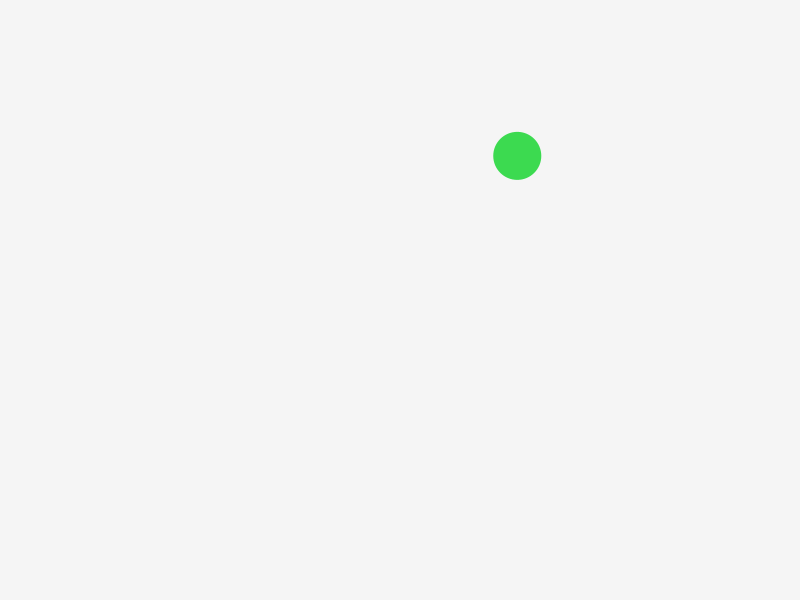
Frame 1 (no input)
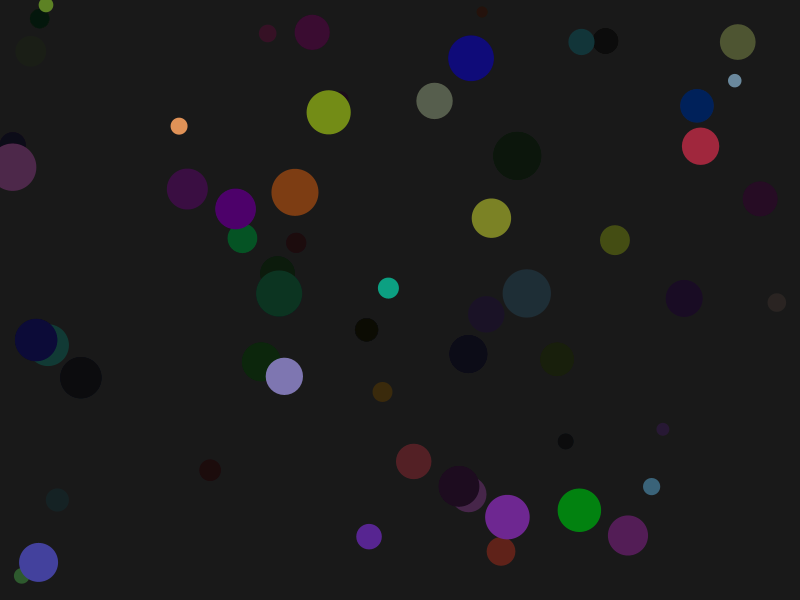
Frame 60 (the mouse pressed at the canvas centre just before this capture)
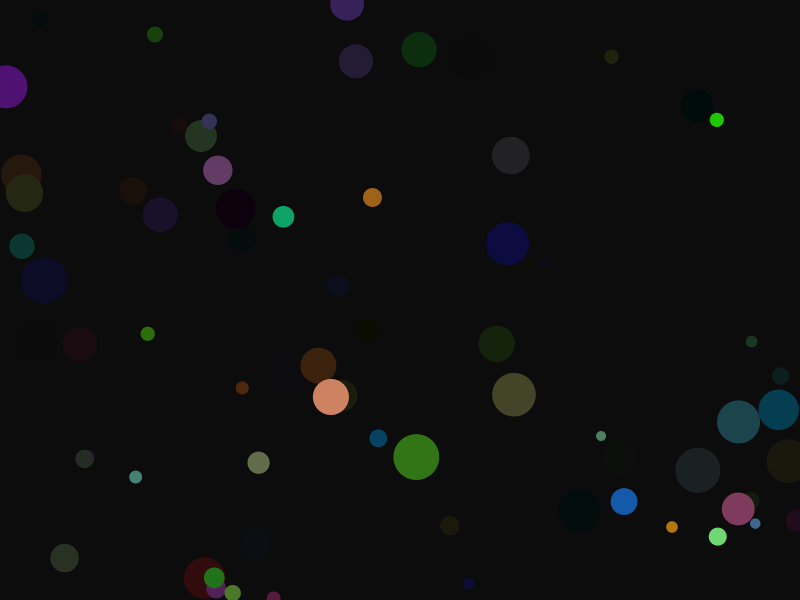
Frame 120 (the mouse held since frame 60 and released just before this capture)

The Processing sketch that drew these frames (run headless with seeded random() and noise(); from frame 60 on, the mouse is pressed at the canvas centre):

// Processing sketch: d07_randomness_and_noise
// ── d07_randomness_and_noise.pde
/*******************************************************************************
 ** Demo #07
 **
 ** Randomness and Noise
 *******************************************************************************/
void setup() {
  size(800, 600);

  background(255);
  noStroke();

  // You can slow things down by setting a lower frameRate.
  // Uncomment for randomVsNoise();
  //frameRate(10);
}

void draw() {
  simpleRandomDemo();

  //randomVsNoise();

  //noise2D();
  
  //noise3D();
}

void mousePressed() {
  // Clear screen and create a burst of random circles
  background(0);

  for (int i = 0; i < 20; i++) {
    fill(random(255), random(255), random(255), random(100, 200));
    ellipse(random(width), random(height), random(20, 80), random(20, 80));
  }
}

// ── S01_SimpleRandomDemo.pde
void simpleRandomDemo() {
  // Technique to make previously drawn items fade out, by drawing a over the
  // entire canvas using a rect that is the same color as the background but has
  // a low opacity.
  fill(0, 10);
  rect(0, 0, width, height);

  // Draw a random circle every frame
  float x = random(width);
  float y = random(height);
  float size = random(10, 50);

  fill(random(255), random(255), random(255));
  ellipse(x, y, size, size);
}

// ── S02_RandomVs1DNoise.pde
float t = 0;

void randomVsNoise() {
  strokeWeight(5);
  background(0);

  // Random line (red)
  stroke(255, 0, 0);
  for (int x = 0; x < width; x+=25) {
    float y = random(height);
    point(x, y);
  }

  // Noise line (green)
  stroke(0, 255, 0);
  for (int x = 0; x < width; x+=10) {
    float y = noise(x * 0.01 + t) * height;
    point(x, y);
  }

  t += 0.01;
}

// ── S03_2dNoise.pde
void noise2D() {
  for (int x = 0; x < width; x++) {
    for (int y = 0; y < height; y++) {
      float brightness = noise(x * 0.01, y * 0.01) * 255;
      stroke(brightness);
      point(x, y);
    }
  }

  noLoop();
}

// ── S04_3dNoise.pde


float time = 0;

void noise3D() {
  for (int x = 0; x < width; x++) {
    for (int y = 0; y < height; y++) {
      float brightness = noise(x * 0.01, y * 0.01, time) * 255;
      stroke(brightness);
      point(x, y);
    }
  }

  time += 0.02;
}
